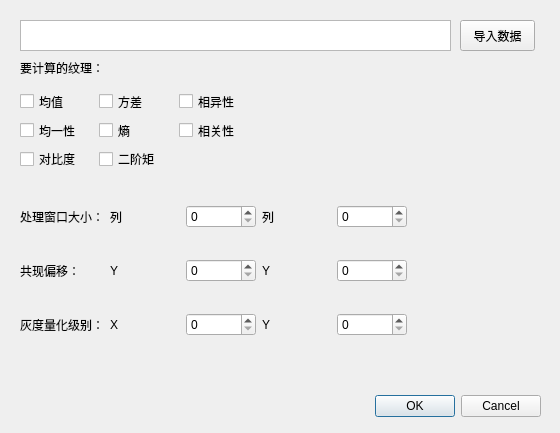
<?xml version="1.0" encoding="UTF-8"?>
<ui version="4.0">
 <class>TextureDialogBase</class>
 <widget class="QDialog" name="TextureDialogBase">
  <property name="geometry">
   <rect>
    <x>0</x>
    <y>0</y>
    <width>560</width>
    <height>433</height>
   </rect>
  </property>
  <property name="windowTitle">
   <string>Texture</string>
  </property>
  <widget class="QDialogButtonBox" name="button_box">
   <property name="geometry">
    <rect>
     <x>370</x>
     <y>390</y>
     <width>171</width>
     <height>32</height>
    </rect>
   </property>
   <property name="orientation">
    <enum>Qt::Horizontal</enum>
   </property>
   <property name="standardButtons">
    <set>QDialogButtonBox::Cancel|QDialogButtonBox::Ok</set>
   </property>
  </widget>
  <widget class="QPushButton" name="pushButton">
   <property name="geometry">
    <rect>
     <x>460</x>
     <y>20</y>
     <width>75</width>
     <height>31</height>
    </rect>
   </property>
   <property name="text">
    <string>导入数据</string>
   </property>
  </widget>
  <widget class="QListView" name="listView">
   <property name="geometry">
    <rect>
     <x>20</x>
     <y>20</y>
     <width>431</width>
     <height>31</height>
    </rect>
   </property>
  </widget>
  <widget class="QLabel" name="label">
   <property name="geometry">
    <rect>
     <x>20</x>
     <y>60</y>
     <width>141</width>
     <height>16</height>
    </rect>
   </property>
   <property name="text">
    <string>要计算的纹理：</string>
   </property>
  </widget>
  <widget class="QWidget" name="gridLayoutWidget">
   <property name="geometry">
    <rect>
     <x>20</x>
     <y>180</y>
     <width>387</width>
     <height>181</height>
    </rect>
   </property>
   <layout class="QGridLayout" name="gridLayout">
    <item row="1" column="0">
     <widget class="QLabel" name="label_4">
      <property name="text">
       <string>共现偏移：</string>
      </property>
     </widget>
    </item>
    <item row="1" column="2">
     <widget class="QSpinBox" name="spinBox_3"/>
    </item>
    <item row="1" column="3">
     <widget class="QLabel" name="label_5">
      <property name="text">
       <string>Y</string>
      </property>
     </widget>
    </item>
    <item row="0" column="0">
     <widget class="QLabel" name="label_2">
      <property name="text">
       <string>处理窗口大小：</string>
      </property>
     </widget>
    </item>
    <item row="2" column="0">
     <widget class="QLabel" name="label_6">
      <property name="text">
       <string>灰度量化级别：</string>
      </property>
     </widget>
    </item>
    <item row="2" column="3">
     <widget class="QLabel" name="label_7">
      <property name="text">
       <string>Y</string>
      </property>
     </widget>
    </item>
    <item row="2" column="4">
     <widget class="QSpinBox" name="spinBox_6"/>
    </item>
    <item row="1" column="4">
     <widget class="QSpinBox" name="spinBox_4"/>
    </item>
    <item row="0" column="2">
     <widget class="QSpinBox" name="spinBox"/>
    </item>
    <item row="0" column="1">
     <widget class="QLabel" name="label_8">
      <property name="text">
       <string>列</string>
      </property>
     </widget>
    </item>
    <item row="0" column="3">
     <widget class="QLabel" name="label_3">
      <property name="text">
       <string>列</string>
      </property>
     </widget>
    </item>
    <item row="0" column="4">
     <widget class="QSpinBox" name="spinBox_2"/>
    </item>
    <item row="2" column="2">
     <widget class="QSpinBox" name="spinBox_5"/>
    </item>
    <item row="1" column="1">
     <widget class="QLabel" name="label_9">
      <property name="text">
       <string>Y</string>
      </property>
     </widget>
    </item>
    <item row="2" column="1">
     <widget class="QLabel" name="label_10">
      <property name="text">
       <string>X</string>
      </property>
     </widget>
    </item>
   </layout>
  </widget>
  <widget class="QWidget" name="gridLayoutWidget_2">
   <property name="geometry">
    <rect>
     <x>20</x>
     <y>90</y>
     <width>232</width>
     <height>80</height>
    </rect>
   </property>
   <layout class="QGridLayout" name="gridLayout_3">
    <item row="0" column="0">
     <widget class="QCheckBox" name="checkBox">
      <property name="text">
       <string>均值</string>
      </property>
     </widget>
    </item>
    <item row="0" column="2">
     <widget class="QCheckBox" name="checkBox_5">
      <property name="text">
       <string>相异性</string>
      </property>
     </widget>
    </item>
    <item row="1" column="2">
     <widget class="QCheckBox" name="checkBox_8">
      <property name="text">
       <string>相关性</string>
      </property>
     </widget>
    </item>
    <item row="1" column="0">
     <widget class="QCheckBox" name="checkBox_3">
      <property name="text">
       <string>均一性</string>
      </property>
     </widget>
    </item>
    <item row="1" column="1">
     <widget class="QCheckBox" name="checkBox_6">
      <property name="text">
       <string>熵</string>
      </property>
     </widget>
    </item>
    <item row="2" column="0">
     <widget class="QCheckBox" name="checkBox_4">
      <property name="text">
       <string>对比度</string>
      </property>
     </widget>
    </item>
    <item row="2" column="1">
     <widget class="QCheckBox" name="checkBox_7">
      <property name="text">
       <string>二阶矩</string>
      </property>
     </widget>
    </item>
    <item row="0" column="1">
     <widget class="QCheckBox" name="checkBox_2">
      <property name="text">
       <string>方差</string>
      </property>
     </widget>
    </item>
   </layout>
  </widget>
 </widget>
 <resources/>
 <connections>
  <connection>
   <sender>button_box</sender>
   <signal>accepted()</signal>
   <receiver>TextureDialogBase</receiver>
   <slot>accept()</slot>
   <hints>
    <hint type="sourcelabel">
     <x>20</x>
     <y>20</y>
    </hint>
    <hint type="destinationlabel">
     <x>20</x>
     <y>20</y>
    </hint>
   </hints>
  </connection>
  <connection>
   <sender>button_box</sender>
   <signal>rejected()</signal>
   <receiver>TextureDialogBase</receiver>
   <slot>reject()</slot>
   <hints>
    <hint type="sourcelabel">
     <x>20</x>
     <y>20</y>
    </hint>
    <hint type="destinationlabel">
     <x>20</x>
     <y>20</y>
    </hint>
   </hints>
  </connection>
 </connections>
</ui>
